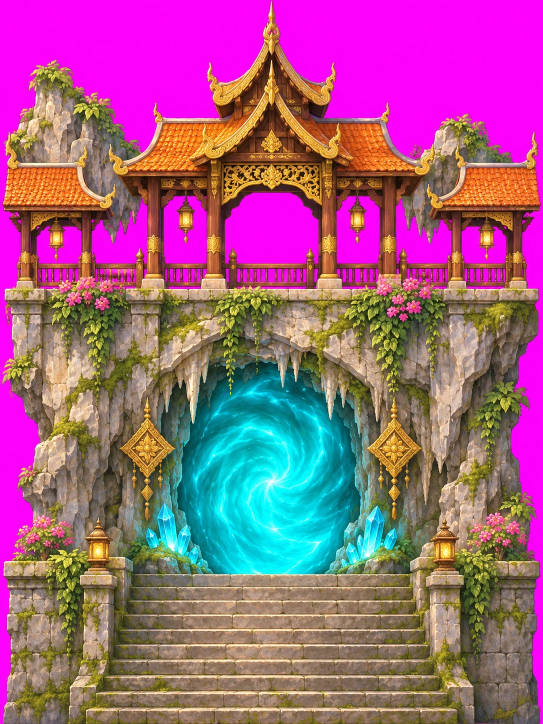
#> input picture tools/town-kit/source/cavegate.webp, 1086 x 1448 px (shown at 1/2 size)
$ python -i far_layers.py   (imports and definitions only)
#> lines starting #> are read from the running program, lines starting #| are printed output that depends on the picture
#> further down, picture is the input picture: PIL image 1086x1448 RGB; mean R, G, B 158.9, 94.1, 131
"""Turn the painted far-background strips into seamless parallax tiles.

Sources in tools/town-kit/source/ are painted on flat magenta (#FF00FF), except
sky. The magenta is keyed out with background unmixing (soft edges keep their
own colour instead of a pink fringe), the right end is crossfaded into the left
so each strip repeats sideways, and the result is written as WebP to
public/assets/town-kit/far-<name>.webp.

    python3 tools/town-kit/far_layers.py

Only Pillow is required.
"""

from __future__ import annotations

import colorsys
from pathlib import Path

from PIL import Image, ImageChops, ImageFilter

ROOT = Path(__file__).resolve().parents[2]
SRC = Path(__file__).parent / "source"
OUT = ROOT / "public" / "assets" / "town-kit"
LAYERS = ["sky", "clouds", "mountains", "hills", "treeline"]
KEY = (253, 3, 251)
M0 = 70  # magenta-ness (min(r, b) - g) that real art can still have (pink blossoms)
BLEND = 160  # columns crossfaded to make the strip wrap


# [52 lines left out: function key_magenta, not called in this run]


def wrap(im: Image.Image, k: int = BLEND) -> Image.Image:
    """Crossfade the last k columns over the first k, then drop them, so the
    strip's right edge flows into its left edge."""
#> called with k = 160
    w, h = im.size
#> w = 1086; h = 1448
    tile = im.crop((0, 0, w - k, h))
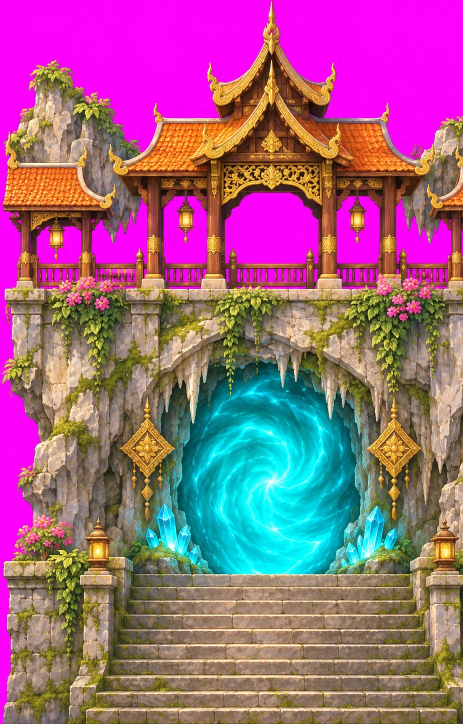
#> tile: PIL image 926x1448 RGB (shown at 1/2 size); mean R, G, B 156.3, 98.6, 130.2
    for x in range(k):
        a = im.crop((w - k + x, 0, w - k + x + 1, h))
        b = tile.crop((x, 0, x + 1, h))
        tile.paste(Image.blend(a, b, x / k), (x, 0))
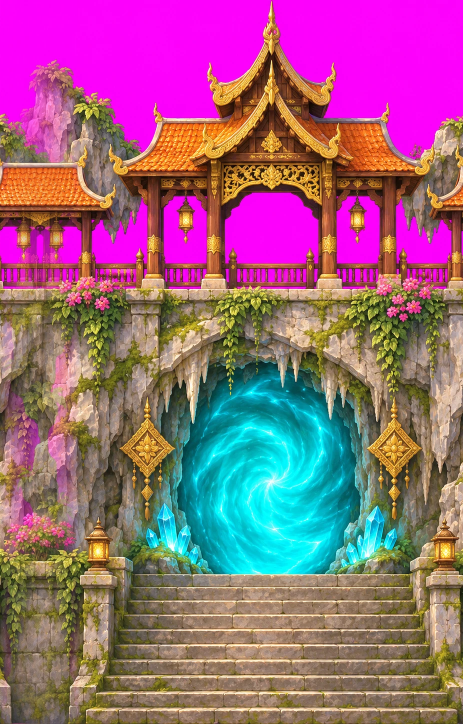
#> tile: PIL image 926x1448 RGB (shown at 1/2 size); mean R, G, B 153.1, 98.8, 126.9
    return tile


# [11 lines left out: function main, not called in this run]


# [2 lines not run here, left out]

>>> from PIL import Image
>>> picture = Image.open('source/cavegate.webp')
>>> result = wrap(picture)

$ run again, on tools/town-kit/source/props-animated.webp
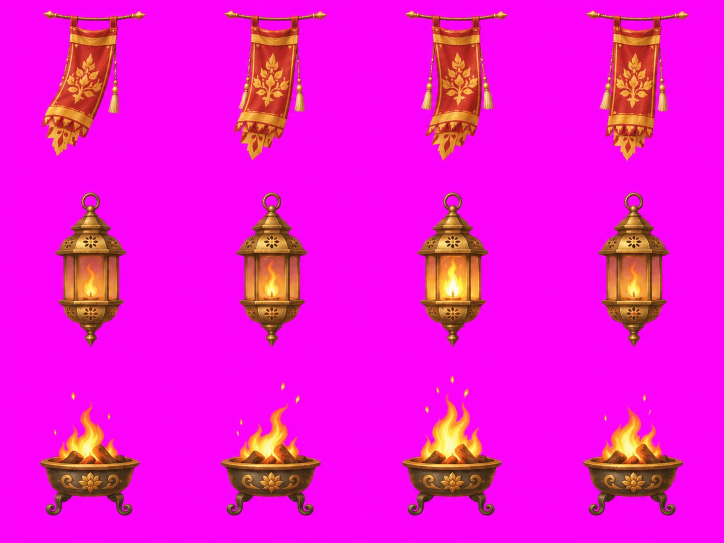
#> input picture tools/town-kit/source/props-animated.webp, 1448 x 1086 px (shown at 1/2 size)
#> picture is the input picture: PIL image 1448x1086 RGB; mean R, G, B 239, 20.6, 214
#> in wrap, `tile = im.crop((0, 0, w - k, h))`:
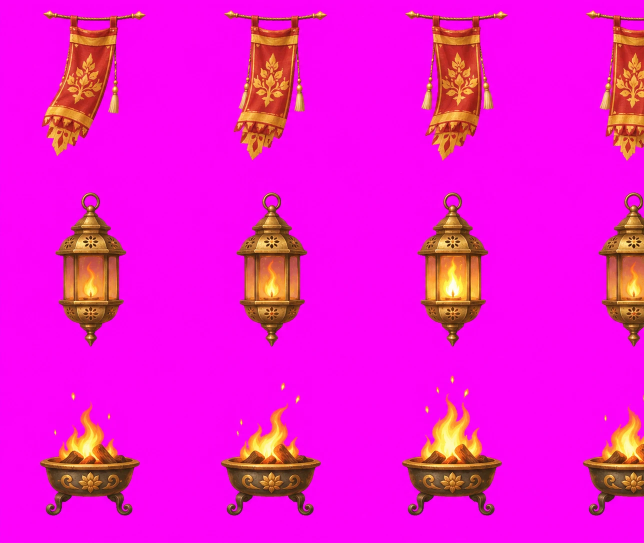
#> tile: PIL image 1288x1086 RGB (shown at 1/2 size); mean R, G, B 238.8, 21.5, 212.6
#> after the loop in wrap, `for x in range(k):`:
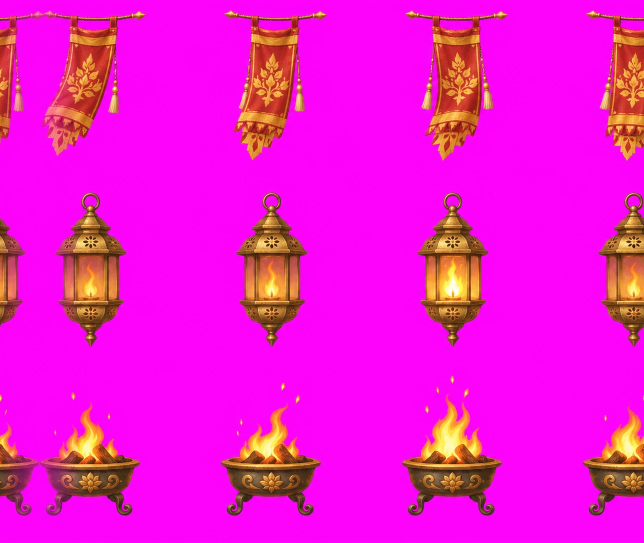
#> tile: PIL image 1288x1086 RGB (shown at 1/2 size); mean R, G, B 237.8, 22.3, 210.4

$ run again, on tools/town-kit/source/props-foliage.webp
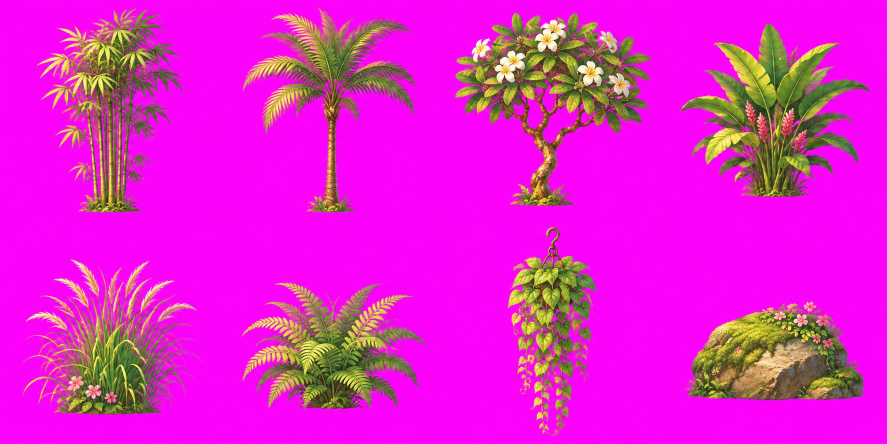
#> input picture tools/town-kit/source/props-foliage.webp, 1774 x 887 px (shown at 1/2 size)
#> picture is the input picture: PIL image 1774x887 RGB; mean R, G, B 224, 34.2, 204.1
#> in wrap, `tile = im.crop((0, 0, w - k, h))`:
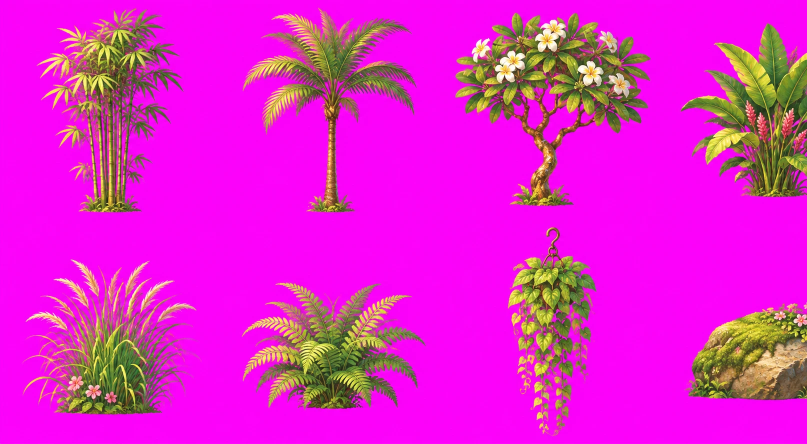
#> tile: PIL image 1614x887 RGB (shown at 1/2 size); mean R, G, B 223.9, 35.3, 203.1
#> after the loop in wrap, `for x in range(k):`:
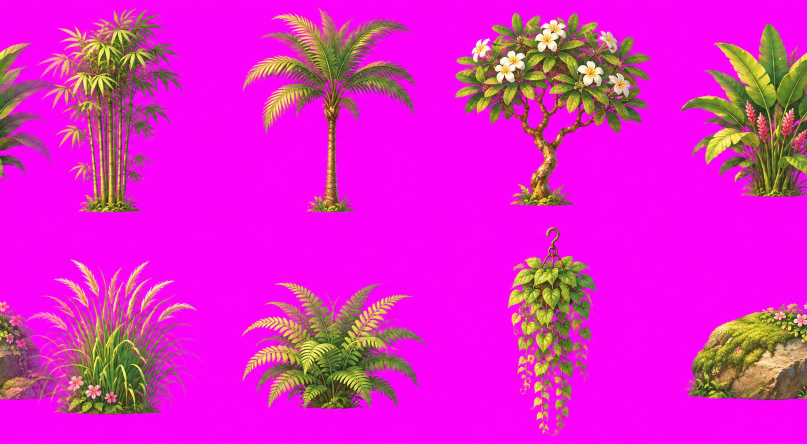
#> tile: PIL image 1614x887 RGB (shown at 1/2 size); mean R, G, B 222, 36.5, 200.7

$ run again, on tools/town-kit/source/props-ground.webp
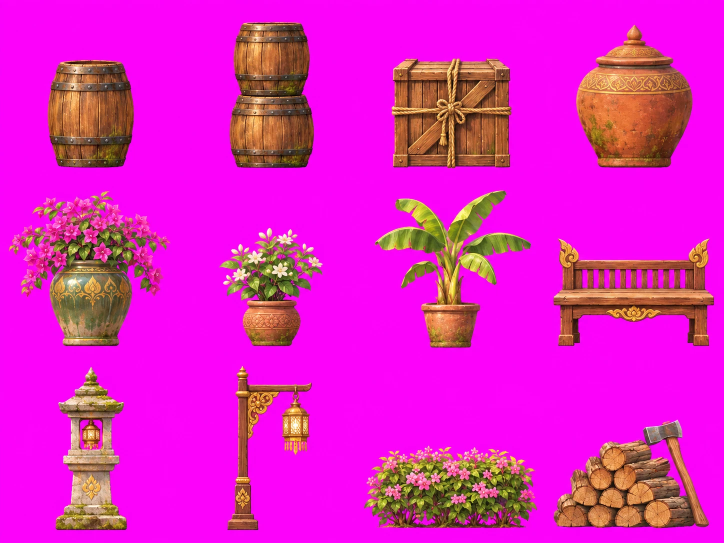
#> input picture tools/town-kit/source/props-ground.webp, 1448 x 1086 px (shown at 1/2 size)
#> picture is the input picture: PIL image 1448x1086 RGB; mean R, G, B 224.8, 31.5, 196.7
#> in wrap, `tile = im.crop((0, 0, w - k, h))`:
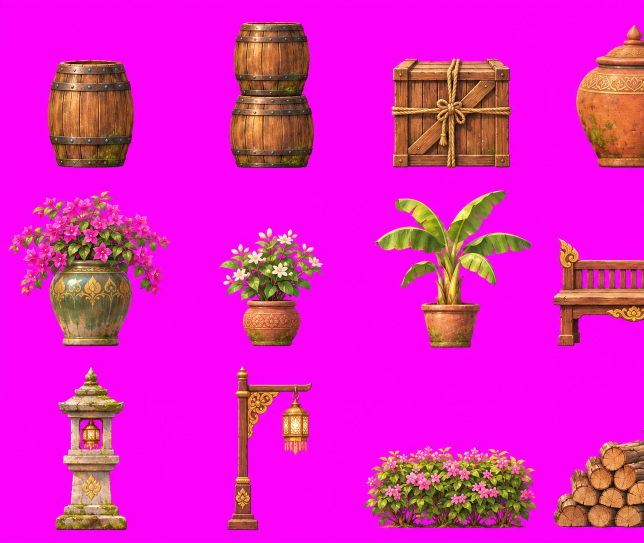
#> tile: PIL image 1288x1086 RGB (shown at 1/2 size); mean R, G, B 225.1, 32, 197.1
#> after the loop in wrap, `for x in range(k):`:
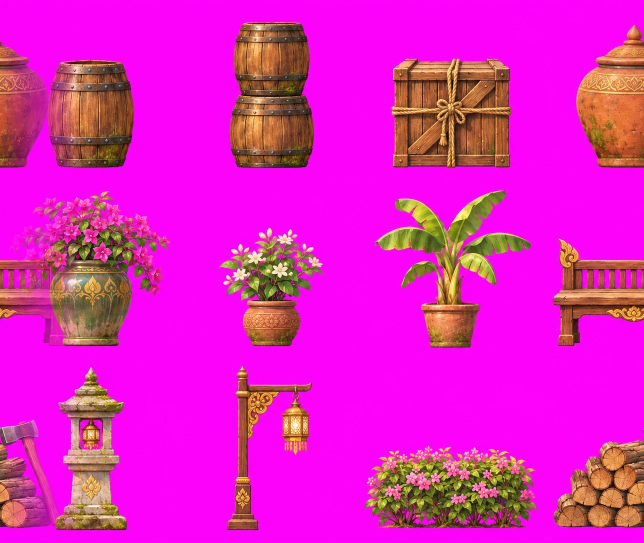
#> tile: PIL image 1288x1086 RGB (shown at 1/2 size); mean R, G, B 223.1, 33.5, 193.3
